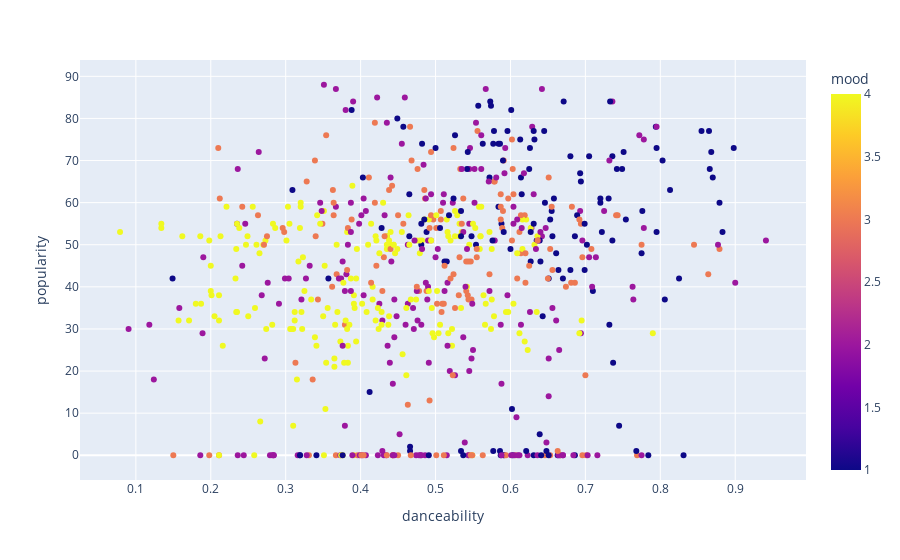

Notebook source saved alongside this figure:
### Markdown cell above
## Streudiagramm (auch für Hypothese 1)

### Code cell
fig = px.scatter(df, x="danceability", y="popularity", color="mood")
fig.show()

### Figure 1 — Plotly figure (JSON) as saved in the notebook; plotly's stock layout.template omitted (floating-point values rounded to 4 significant figures; data arrays with more than 128 entries replaced by an {"elided": "..."} marker saying what was removed)
{"data": [{"hovertemplate": "danceability=%{x}<br>popularity=%{y}<br>mood=%{marker.color}<extra></extra>", "legendgroup": "", "marker": {"color": {"elided": "686 int values"}, "coloraxis": "coloraxis", "symbol": "circle"}, "mode": "markers", "name": "", "orientation": "v", "showlegend": false, "type": "scatter", "x": {"elided": "686 float values"}, "xaxis": "x", "y": {"elided": "686 int values"}, "yaxis": "y"}], "layout": {"coloraxis": {"colorbar": {"title": {"text": "mood"}}, "colorscale": [[0, "#0d0887"], [0.1111, "#46039f"], [0.2222, "#7201a8"], [0.3333, "#9c179e"], [0.4444, "#bd3786"], [0.5556, "#d8576b"], [0.6667, "#ed7953"], [0.7778, "#fb9f3a"], [0.8889, "#fdca26"], [1, "#f0f921"]]}, "legend": {"tracegroupgap": 0}, "margin": {"t": 60}, "xaxis": {"anchor": "y", "domain": [0, 1], "title": {"text": "danceability"}}, "yaxis": {"anchor": "x", "domain": [0, 1], "title": {"text": "popularity"}}}}
